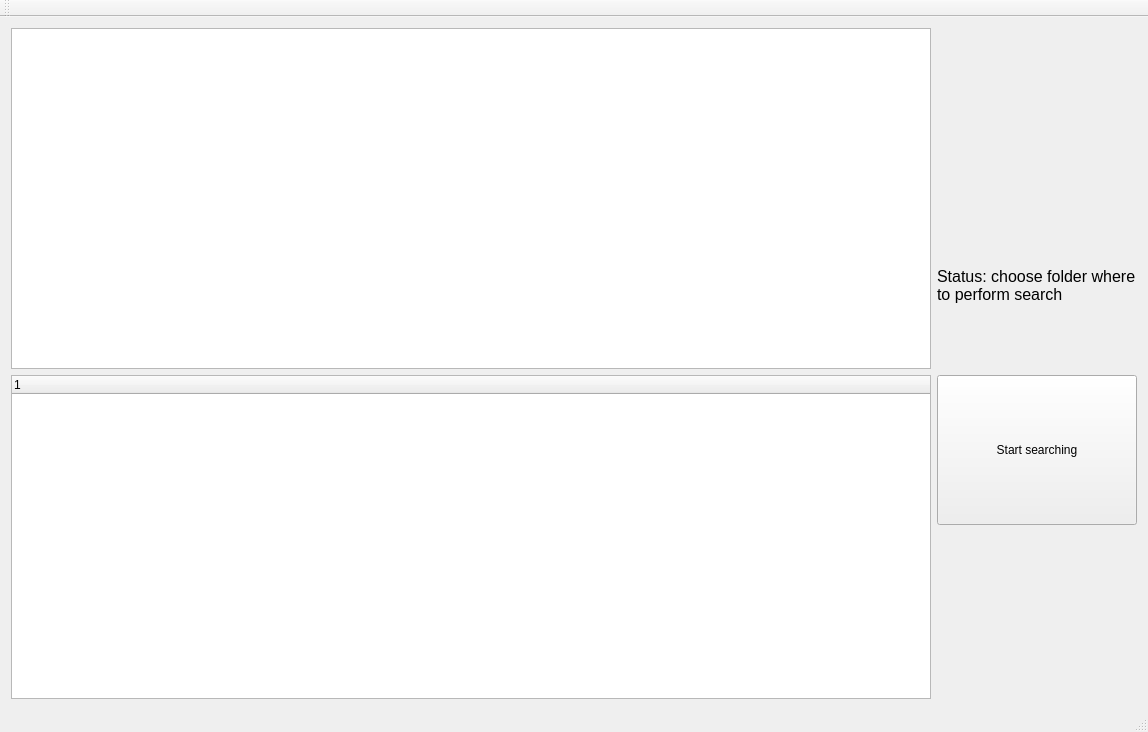
<?xml version="1.0" encoding="UTF-8"?>
<ui version="4.0">
 <class>MainWindow</class>
 <widget class="QMainWindow" name="MainWindow">
  <property name="geometry">
   <rect>
    <x>0</x>
    <y>0</y>
    <width>1148</width>
    <height>732</height>
   </rect>
  </property>
  <property name="windowTitle">
   <string>MainWindow</string>
  </property>
  <widget class="QWidget" name="centralWidget">
   <layout class="QGridLayout" name="gridLayout_2">
    <item row="2" column="0" rowspan="2">
     <widget class="QTreeWidget" name="outputTreeWidget">
      <property name="sizePolicy">
       <sizepolicy hsizetype="Expanding" vsizetype="Expanding">
        <horstretch>1</horstretch>
        <verstretch>1</verstretch>
       </sizepolicy>
      </property>
      <column>
       <property name="text">
        <string notr="true">1</string>
       </property>
      </column>
     </widget>
    </item>
    <item row="1" column="1">
     <widget class="QLabel" name="statusLabel">
      <property name="font">
       <font>
        <pointsize>12</pointsize>
       </font>
      </property>
      <property name="text">
       <string>Status: choose folder where to perform search</string>
      </property>
      <property name="wordWrap">
       <bool>true</bool>
      </property>
     </widget>
    </item>
    <item row="0" column="0" rowspan="2">
     <widget class="QTreeView" name="filesTreeView">
      <property name="sizePolicy">
       <sizepolicy hsizetype="Expanding" vsizetype="Expanding">
        <horstretch>1</horstretch>
        <verstretch>1</verstretch>
       </sizepolicy>
      </property>
      <property name="minimumSize">
       <size>
        <width>500</width>
        <height>0</height>
       </size>
      </property>
     </widget>
    </item>
    <item row="2" column="1">
     <widget class="QPushButton" name="startButton">
      <property name="sizePolicy">
       <sizepolicy hsizetype="Minimum" vsizetype="Fixed">
        <horstretch>0</horstretch>
        <verstretch>0</verstretch>
       </sizepolicy>
      </property>
      <property name="minimumSize">
       <size>
        <width>200</width>
        <height>150</height>
       </size>
      </property>
      <property name="maximumSize">
       <size>
        <width>200</width>
        <height>16777215</height>
       </size>
      </property>
      <property name="text">
       <string>Start searching</string>
      </property>
     </widget>
    </item>
   </layout>
  </widget>
  <widget class="QMenuBar" name="menuBar">
   <property name="geometry">
    <rect>
     <x>0</x>
     <y>0</y>
     <width>1148</width>
     <height>21</height>
    </rect>
   </property>
  </widget>
  <widget class="QToolBar" name="mainToolBar">
   <attribute name="toolBarArea">
    <enum>TopToolBarArea</enum>
   </attribute>
   <attribute name="toolBarBreak">
    <bool>false</bool>
   </attribute>
  </widget>
  <widget class="QStatusBar" name="statusBar"/>
 </widget>
 <layoutdefault spacing="6" margin="11"/>
 <resources/>
 <connections/>
</ui>
